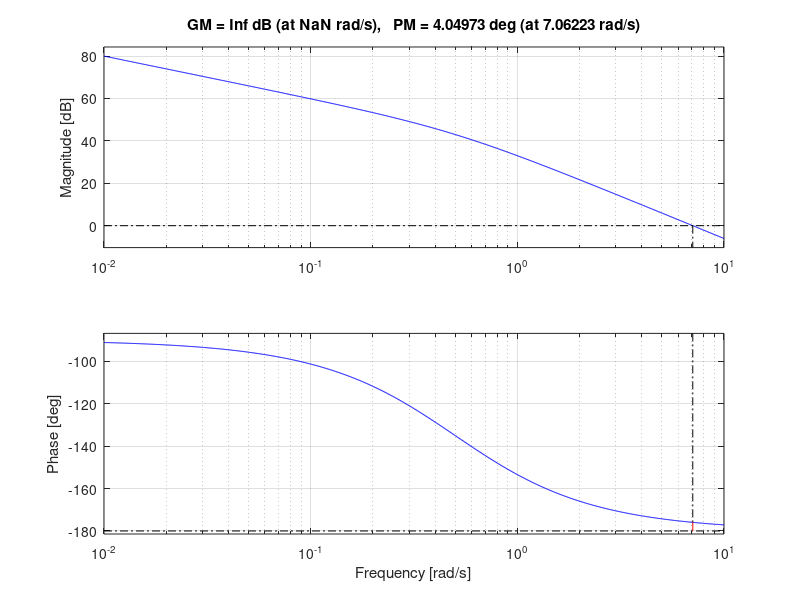

The MATLAB source for this figure: (Note: this script raises an error after producing the figure.)
clc, clear
s = tf('s');
%% This is your system's open loop transfer function. Replace as per your system design.
%% $G\\left(s\\right)=\\frac{1}{\\left(2s+1\\right)}${"editStyle":"visual"}

G = 1 / (2 * s + 1);
%% Design the K to sarisfy the stready state error requirements and add integrator to ensure zero steady state error. Reduce the gain if compensator is not able to acheive the desired phase margin. In some case a compensator may not be sufficient to achive the desired phase margin, in that case both lead and lag compensator will be required.
K = 100;
G = K * G * (1 / s);
%% Find system margins without compensator,
margin(G)
% Display the gain and phase margins
[Gm, Pm, Wcg, Wcp] = margin(G);
fprintf('Gain Margin: %.2f dB at Frequency: %.2f rad/s\n', db(Gm), Wcg);
fprintf('Phase Margin: %.2f degrees at Frequency: %.2f rad/s\n', Pm, Wcp);
%%
i = 1;

for phi_d = [30, 40, 45, 50, 60]
  phi_di(i, :) = phi_d;
  phi_m(i, :) = phi_d - Pm + 5;
  alpha(i, :) = (1 - sind(phi_m(i, :))) / (1 + sind(phi_m(i, :)));
  %% Automatic $\\omega\_d${"editStyle":"visual"}calculation
  alpha_attenuation = 10 * log10(alpha(i, :));
  [mag, phase, wout] = bode (G);
  mag_db = mag2db(mag);
  [~, index] = min(abs(mag_db - alpha_attenuation));
  omega = wout(index);
  %% Claculate the compensator time constat to place the additional phase at $\\omega\_{d\\;}${"editStyle":"visual"}frequency.
  %% $\\tau =\\frac{1}{\\omega\_{d\\;\\sqrt{\\alpha }} }${"editStyle":"visual"}
  tau(i, :) = 1 / (omega * sqrt(alpha(i, :)));

  C = (1 + tau(i, :) * s) / (1 + alpha(i, :) * tau(i, :) * s);
  figure(1)
  margin(G * C)
  hold on
  %% The frequency response of the Designed Compensator
  figure(2)
  bode(C)
  hold on
  [gm(i, :), pm(i, :)] = margin(G * C);
  fprintf("Gain Margin = %0.2f, and Phase Margin = %0.2f \n", [db(gm(i, :)), pm(i, :)])
  %% Step response of uncompensated closed loop system and compensated closed loop system with the desired phase margins.
  figure(3)
  step(feedback(G * C, 1), 3)
  hold on
  i = i + 1;
end

step(feedback(G, 1), 3)
figure(1), legend(pm);
figure(2), legend(pm);
figure(3), legend(pm);
hold off
%%
PM_uncomensated = ones(size(phi_di)) * Pm;
tab = table(phi_di, PM_uncomensated, pm, alpha, tau, ...
  'VariableNames', ["PM (Desired)", "PM (Actual)", 'PM (Compensated)', "alpha", "tau"])
